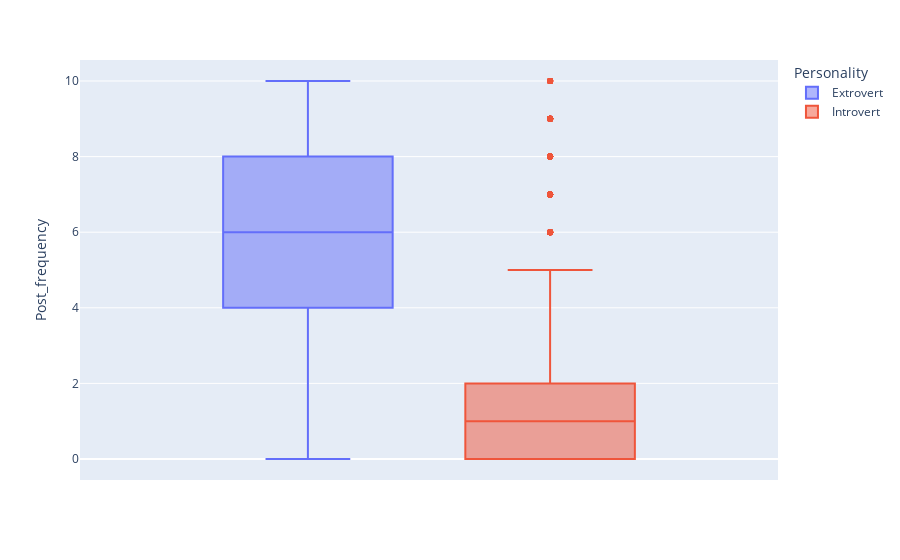

The notebook cell this image was saved under:
### Code cell
px.box(df1,y='Post_frequency',color='Personality')

### Figure 1 — Plotly figure (JSON) as saved in the notebook; plotly's stock layout.template omitted (floating-point values rounded to 4 significant figures; data arrays with more than 128 entries replaced by an {"elided": "..."} marker saying what was removed)
{"data": [{"alignmentgroup": "True", "hovertemplate": "Personality=Extrovert<br>Post_frequency=%{y}<extra></extra>", "legendgroup": "Extrovert", "marker": {"color": "#636efa"}, "name": "Extrovert", "notched": false, "offsetgroup": "Extrovert", "orientation": "v", "showlegend": true, "type": "box", "x0": " ", "xaxis": "x", "y": {"elided": "13699 float values"}, "y0": " ", "yaxis": "y"}, {"alignmentgroup": "True", "hovertemplate": "Personality=Introvert<br>Post_frequency=%{y}<extra></extra>", "legendgroup": "Introvert", "marker": {"color": "#EF553B"}, "name": "Introvert", "notched": false, "offsetgroup": "Introvert", "orientation": "v", "showlegend": true, "type": "box", "x0": " ", "xaxis": "x", "y": {"elided": "4825 float values"}, "y0": " ", "yaxis": "y"}], "layout": {"boxmode": "group", "legend": {"title": {"text": "Personality"}, "tracegroupgap": 0}, "margin": {"t": 60}, "xaxis": {"anchor": "y", "domain": [0, 1]}, "yaxis": {"anchor": "x", "domain": [0, 1], "title": {"text": "Post_frequency"}}}}
